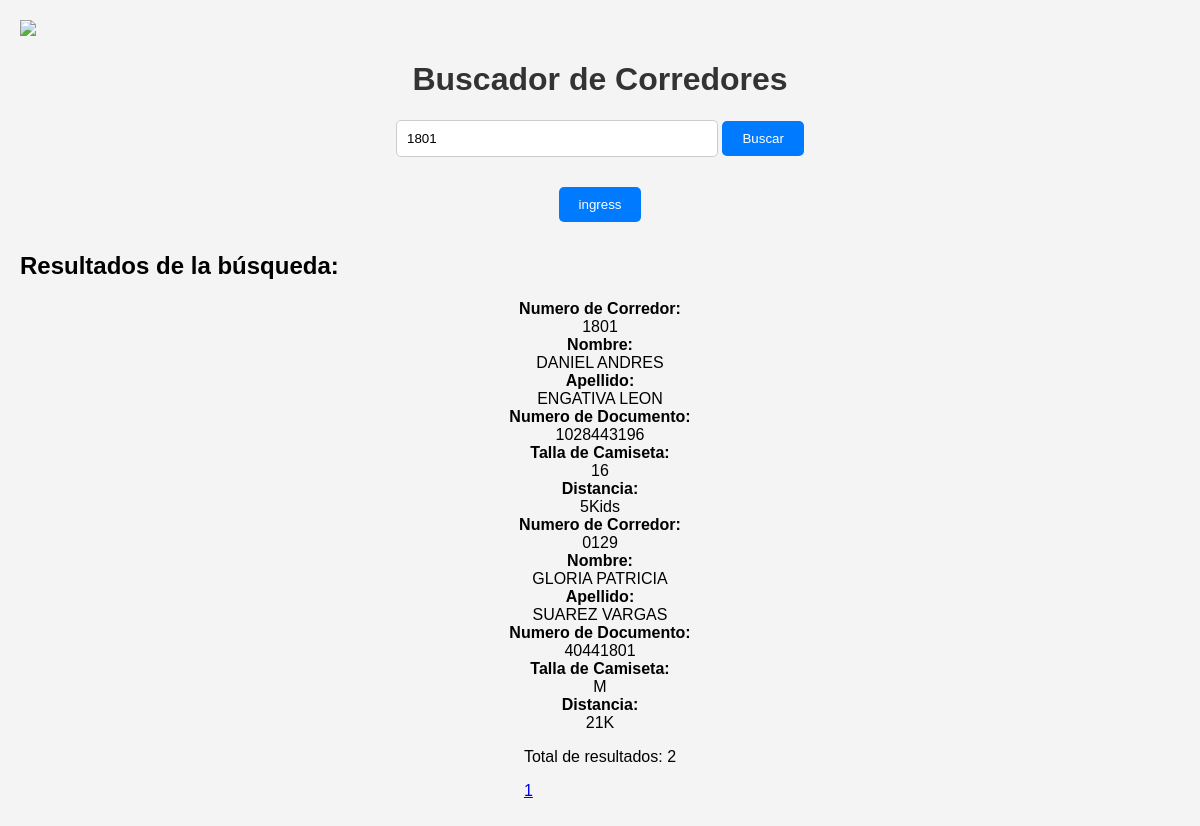
Page /buscador.php?termino=1801 on the committed database.
### tables this page shows
CREATE TABLE `base_de_datos_clientes` (
  `Numero_Pedido` varchar(4) DEFAULT NULL,
  `Nombres` varchar(29) DEFAULT NULL,
  `Apellidos` varchar(24) DEFAULT NULL,
  `Documento_Identidad` varchar(9) DEFAULT NULL,
  `Num_Documento` varchar(10) DEFAULT NULL,
  `Distancia` varchar(5) DEFAULT NULL,
  `Talla_Camiseta` varchar(4) DEFAULT NULL,
  `COL 8` varchar(10) DEFAULT NULL,
  `COL 9` varchar(12) DEFAULT NULL,
  `COL 10` varchar(10) DEFAULT NULL,
  `COL 11` varchar(10) DEFAULT NULL,
  `Dorsal_Entregado` varchar(10) DEFAULT NULL,
  `Kit_Entregado` varchar(10) DEFAULT NULL
);

### buscador.php (the view, shortened to what this page needs)
<?php
include 'config.php';
$resultados_por_pagina = 5;
$pagina_actual = isset($_GET['pagina']) ? (int)$_GET['pagina'] : 1;
$offset = ($pagina_actual - 1) * $resultados_por_pagina;
$busqueda = '';
if (isset($_GET['termino'])) {
    $busqueda = $_GET['termino'];
    $stmt_total = $conn->prepare("SELECT COUNT(*) as total FROM base_de_datos_clientes WHERE Numero_Pedido LIKE ? OR Num_Documento LIKE ?");
    $likeBusqueda = "%" . $busqueda . "%";
    $stmt_total->bind_param("ss", $likeBusqueda, $likeBusqueda);
    $stmt_total->execute();
    $resultado_total = $stmt_total->get_result()->fetch_assoc();
    $total_resultados = $resultado_total['total'];
    $stmt = $conn->prepare("SELECT Numero_Pedido, Nombres, Apellidos, Num_Documento, Talla_Camiseta, Distancia FROM base_de_datos_clientes WHERE Numero_Pedido  LIKE ? OR Num_Documento LIKE ? LIMIT ?, ?");
    $stmt->bind_param("ssii", $likeBusqueda, $likeBusqueda, $offset, $resultados_por_pagina);
    $stmt->execute();
    $resultado = $stmt->get_result();
}
?>
<!DOCTYPE html>
<html lang="es">
<head>
    <link rel="stylesheet" href="estilos.css">
</head>
<body>
        <div style="text-align: left; margin-bottom: 20px;">
        <a href="https://i.ibb.co/ZdnMtXB/logo.jpg" target="_blank">
            <img src="https://i.ibb.co/ZdnMtXB/logo.jpg" style="max-width: 30%; height: auto;">
        </a>
    </div>
    <h1>Buscador de Corredores</h1>
    <form action="buscador.php" method="post">
        <input type="text" name="termino" placeholder="Buscar..." value="<?php echo htmlspecialchars($busqueda); ?>">
        <button type="submit" name="buscar">Buscar</button>
    </form>
    <form action="ingresarPersonas.html" method="post">
        <button type="submit" name="ingress">ingress</button>
    </form>
    <h2>Resultados de la búsqueda:</h2>
    <ul>
        <?php
        if (isset($resultado) && $resultado->num_rows > 0) {
            while ($fila = $resultado->fetch_assoc()) {
                echo "<strong>Numero de Corredor:</strong> " . htmlspecialchars($fila['Numero_Pedido']) . "<br>";
                echo "<strong>Nombre:</strong> " . htmlspecialchars($fila['Nombres']) . "<br>";
                echo "<strong>Apellido:</strong> " . htmlspecialchars($fila['Apellidos']) . "<br>";
                echo "<strong>Numero de Documento:</strong> " . htmlspecialchars($fila['Num_Documento']) . "<br>";
                echo "<strong>Talla de Camiseta:</strong> " . htmlspecialchars($fila['Talla_Camiseta']) . "<br>";
                echo "<strong>Distancia:</strong> " . htmlspecialchars($fila['Distancia']) . "<br>";
            }
        } else {
            echo "<li>No se encontraron resultados</li>";
        }
        ?>
    <?php if (isset($total_resultados) && $total_resultados > 0): ?>
        <div>
            <p>Total de resultados: <?php echo $total_resultados; ?></p>
            <?php
            $total_paginas = ceil($total_resultados / $resultados_por_pagina);
            for ($i = 1; $i <= $total_paginas; $i++) {
                echo "<a href='buscador.php?termino=" . urlencode($busqueda) . "&pagina=" . $i . "'>" . $i . "</a> ";
            }
            ?>
        </div>
    <?php endif; ?>
</body>
</html>

### estilos.css (style rules this page uses)
body { font-family: Arial, sans-serif; background-color: #f4f4f4; margin: 0; padding: 20px; }
h1 { color: #333; text-align: center; align-items: center; }
form { text-align: center; margin-bottom: 30px; }
input[type="text"] { padding: 10px; width: 300px; border: 1px solid #ccc; border-radius: 5px; }
button { padding: 10px 20px; background-color: #007BFF; color: white; border: none; border-radius: 5px; cursor: pointer; }
ul { display: grid; grid-template-columns: repeat(2,1); list-style: none; padding: 0; display: flex; flex-direction: column; align-items: center; }

### rows in the picture
base_de_datos_clientes: Numero_Pedido "1801", Nombres "DANIEL ANDRES", Apellidos "ENGATIVA LEON", Num_Documento "1028443196", Talla_Camiseta "16", Distancia "5Kids"
base_de_datos_clientes: Numero_Pedido "0129", Nombres "GLORIA PATRICIA", Apellidos "SUAREZ VARGAS", Num_Documento "40441801", Talla_Camiseta "M", Distancia "21K"

### other values in the picture
$total_resultados "2"
